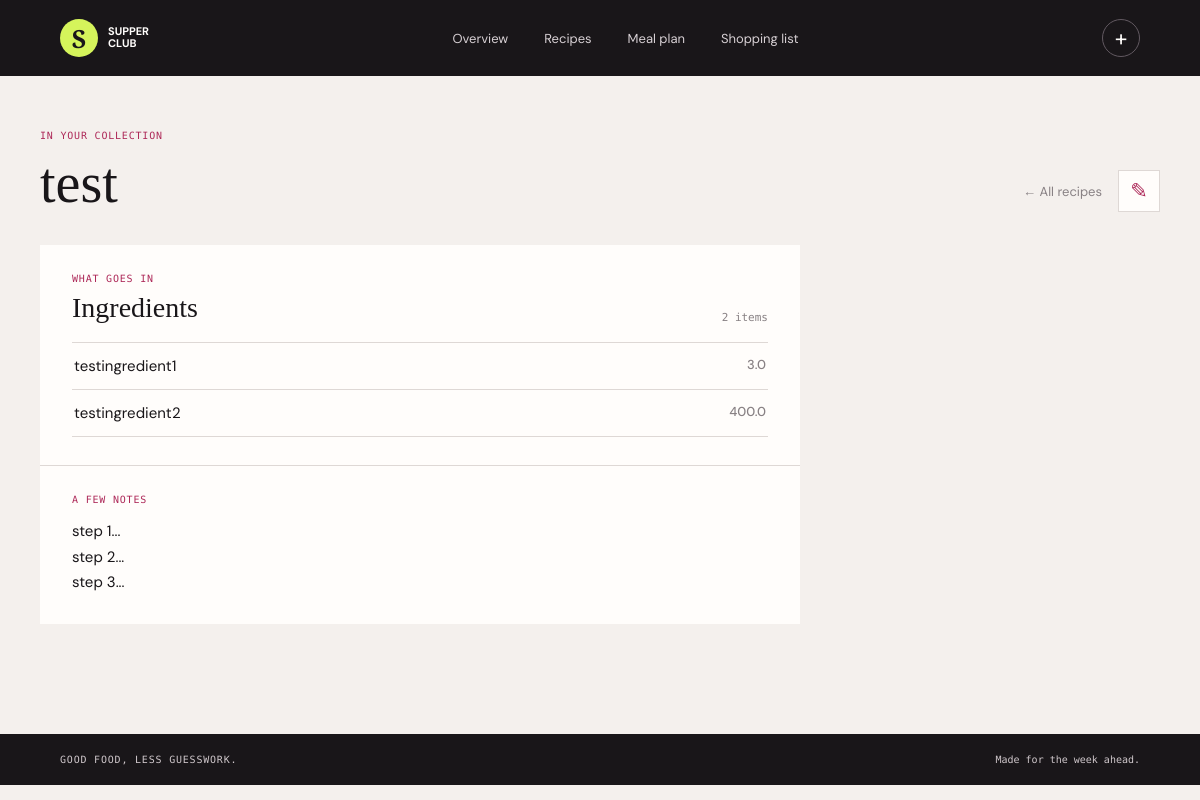
The page /recipes/4 on the database its author committed.
### tables this page shows
CREATE TABLE recipes (
                id INTEGER PRIMARY KEY AUTOINCREMENT,
                name TEXT NOT NULL,
                notes TEXT NOT NULL DEFAULT '',
                created_at TEXT NOT NULL DEFAULT CURRENT_TIMESTAMP
            , image_filename TEXT);

CREATE TABLE ingredients (
                id INTEGER PRIMARY KEY AUTOINCREMENT,
                recipe_id INTEGER NOT NULL,
                name TEXT NOT NULL,
                amount REAL NOT NULL,
                unit TEXT NOT NULL DEFAULT '',
                FOREIGN KEY (recipe_id) REFERENCES recipes(id) ON DELETE CASCADE
            );

### routes/main.py (the view)
@main.route("/recipes/<int:recipe_id>")
def view_recipe(recipe_id):
    with database() as connection:
        recipe = connection.execute(
            "SELECT * FROM recipes WHERE id = ?", (recipe_id,)
        ).fetchone()
        if recipe is None:
            abort(404)
        ingredients = connection.execute(
            "SELECT name, amount, unit FROM ingredients WHERE recipe_id = ? ORDER BY id",
            (recipe_id,),
        ).fetchall()
    return render_template("recipe_detail.html", recipe=recipe, ingredients=ingredients)

### database/database.py (called while the page is built)
def get_connection():
    DATA_DIR.mkdir(parents=True, exist_ok=True)
    connection = sqlite3.connect(DATABASE_PATH)
    connection.row_factory = sqlite3.Row
    connection.execute("PRAGMA foreign_keys = ON")
    return connection

@contextmanager
def database():
    connection = get_connection()
    try:
        yield connection
        connection.commit()
    except Exception:
        connection.rollback()
        raise
    finally:
        connection.close()

### templates/recipe_detail.html (shortened to what this page needs)
{% extends "base.html" %}
{% block content %}
<section class="page-heading compact-heading"><div><p class="eyebrow">IN YOUR COLLECTION</p><h1>{{ recipe.name }}</h1></div><div class="detail-tools"><a class="back-link" href="{{ url_for('main.recipe_list') }}">← All recipes</a><a class="icon-button" href="{{ url_for('main.edit_recipe', recipe_id=recipe.id) }}" aria-label="Edit recipe" title="Edit recipe">✎</a></div></section>
<article class="recipe-detail">
    <section class="detail-section"><div class="section-heading"><div><p class="eyebrow">WHAT GOES IN</p><h2>Ingredients</h2></div><span class="detail-count">{{ ingredients|length }} items</span></div>
        {% if ingredients %}<ul class="detail-ingredients">{% for item in ingredients %}<li><span>{{ item.name }}</span><strong>{{ item.amount }} {{ item.unit }}</strong></li>{% endfor %}</ul>{% else %}<p class="form-hint">No ingredients listed.</p>{% endif %}
    </section>
    {% if recipe.notes %}<section class="detail-section notes-section"><p class="eyebrow">A FEW NOTES</p><p class="recipe-notes">{{ recipe.notes }}</p></section>{% endif %}
</article>
{% endblock %}

### templates/base.html (shortened to what this page needs)
<!DOCTYPE html>
<html lang="en">
<head>
    <link rel="stylesheet" href="{{ url_for('static', filename='css/style.css') }}">
</head>
<body>
    <header class="site-header">
        <a class="wordmark" href="{{ url_for('main.dashboard') }}"><span class="wordmark-mark">S</span><span>SUPPER<br>CLUB</span></a>
        <nav aria-label="Main navigation">
            <a href="{{ url_for('main.dashboard') }}">Overview</a>
            <a href="{{ url_for('main.recipe_list') }}">Recipes</a>
            <a href="{{ url_for('plans.new_plan') }}">Meal plan</a>
            <a href="{{ url_for('plans.shopping_list') }}">Shopping list</a>
        </nav>
        <a class="header-add" href="{{ url_for('main.new_recipe') }}" aria-label="Add recipe" title="Add recipe">+</a>
    </header>
    <main>{% block content %}{% endblock %}</main>
    <footer class="site-footer"><span>GOOD FOOD, LESS GUESSWORK.</span><span>Made for the week ahead.</span></footer>
</body>
</html>

### static/css/style.css (style rules this page uses)
:root { --ink: #191619; --paper: #f4f0ed; --white: #fffdfb; --pink: #d63b70; --pink-dark: #ad2858; --lime: #d5f45b; --muted: #888184; --line: #ded8d5; --mono: "DM Mono", "Courier New", monospace; --sans: "DM Sans", "Segoe UI", sans-serif; --serif: "Playfair Display", Georgia, serif; }
* { box-sizing: border-box; }
html { background: var(--paper); }
body { margin: 0; color: var(--ink); background: var(--paper); font-family: var(--sans); font-size: 15px; }
a { color: inherit; text-decoration: none; }
button, a, input, select, textarea { -webkit-tap-highlight-color: transparent; }
.site-header { min-height: 76px; display: flex; align-items: center; justify-content: space-between; gap: 24px; padding: 12px max(5vw, 24px); color: var(--white); background: var(--ink); }
.wordmark { display: flex; align-items: center; gap: 10px; font-size: 11px; font-weight: 700; line-height: 1.05; letter-spacing: 0; }
.wordmark-mark { display: grid; width: 38px; aspect-ratio: 1; place-items: center; border-radius: 50%; color: var(--ink); background: var(--lime); font: 600 25px var(--serif); }
.site-header nav { display: flex; align-items: center; gap: clamp(16px, 3vw, 42px); }
.site-header nav a { color: #d7d0d4; font-size: 13px; transition: color .18s ease; }
.header-add { display: grid; width: 38px; height: 38px; place-items: center; border: 1px solid #625961; border-radius: 50%; font-size: 23px; line-height: 1; transition: color .18s, background .18s; }
main { width: min(1120px, calc(100% - 48px)); min-height: calc(100vh - 142px); margin: 0 auto; padding: 54px 0 76px; }
.site-footer { display: flex; justify-content: space-between; gap: 18px; padding: 20px max(5vw, 24px); color: #d0c8cc; background: var(--ink); font: 10px var(--mono); }
.site-footer span:first-child, .eyebrow, .tile-kicker, .action-index, .share-note { font-family: var(--mono); font-size: 10px; letter-spacing: .08em; }
.eyebrow { margin: 0 0 14px; color: var(--pink-dark); }
h1, h2, p { margin-top: 0; }
h1 { margin-bottom: 0; font: 500 clamp(42px, 6vw, 69px)/1.02 var(--serif); letter-spacing: 0; }
h2 { font: 500 30px/1.15 var(--serif); letter-spacing: 0; }
.section-heading { display: flex; align-items: end; justify-content: space-between; gap: 18px; }
.section-heading h2 { margin: 0; font-size: 28px; }
.section-heading .eyebrow { margin-bottom: 8px; }
.page-heading { display: flex; align-items: end; justify-content: space-between; gap: 24px; margin-bottom: 38px; animation: rise-in .45s ease both; }
.compact-heading { margin-bottom: 33px; }
.compact-heading h1 { font-size: clamp(40px, 5vw, 56px); }
.back-link { color: var(--muted); font-size: 13px; }
.detail-tools { display: flex; align-items: center; gap: 16px; }
.icon-button { display: grid; width: 42px; height: 42px; place-items: center; border: 1px solid var(--line); color: var(--pink-dark); background: var(--white); font-size: 21px; transition: color .15s, background .15s, border-color .15s; }
.recipe-detail { max-width: 760px; background: var(--white); }
.detail-section { padding: 28px 32px; }
.detail-section + .detail-section { border-top: 1px solid var(--line); }
.detail-section .section-heading { margin-bottom: 18px; }
.detail-section h2 { margin: 0; }
.detail-count { color: var(--muted); font: 11px var(--mono); }
.detail-ingredients { margin: 0; padding: 0; list-style: none; border-top: 1px solid var(--line); }
.detail-ingredients li { display: flex; justify-content: space-between; gap: 18px; padding: 13px 2px; border-bottom: 1px solid var(--line); }
.detail-ingredients strong { color: var(--muted); font-size: 13px; font-weight: 500; }
.recipe-notes { margin: 0; line-height: 1.7; white-space: pre-wrap; }

### rows shown on the page
recipes: name "test", notes "step 1... step 2... step 3..."
ingredients: name "testingredient1", amount "3.0"
ingredients: name "testingredient2", amount "400.0"

### other values the page prints
{{ ingredients|length }} "2"
